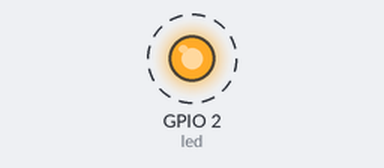
Bench run of a program on a simulated Raspberry Pi (BCM pin numbers). Shown: output pins drawn as LEDs (lit = HIGH). Dashed ring = blinking.

Above: at 0.5 s.
Timing chart, 0 to 4.6 s (numbered marks = the images above):
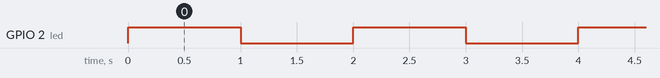

The program:

TestGPIO_LED.py
```python
#This code is running in Mu 1.0.2
#204 LED Control Program
#Date: 2022-11-09
#Owner: X.Tang
#Version: 1.0

from gpiozero import LED
from time import sleep

led = LED(2)

while True:
    led.on()
    sleep(1)
    led.off()
    sleep(1)
```

Measured:
- by itself, GPIO 2 (led): alternates HIGH for 1.0 s and LOW for 1.0 s
